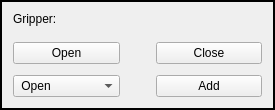
   <widget class="QFrame" name="frame_2">
    <property name="geometry">
     <rect>
      <x>730</x>
      <y>10</y>
      <width>275</width>
      <height>110</height>
     </rect>
    </property>
    <property name="sizePolicy">
     <sizepolicy hsizetype="Fixed" vsizetype="Fixed">
      <horstretch>0</horstretch>
      <verstretch>0</verstretch>
     </sizepolicy>
    </property>
    <property name="minimumSize">
     <size>
      <width>275</width>
      <height>110</height>
     </size>
    </property>
    <property name="maximumSize">
     <size>
      <width>275</width>
      <height>110</height>
     </size>
    </property>
    <property name="frameShape">
     <enum>QFrame::Box</enum>
    </property>
    <property name="lineWidth">
     <number>2</number>
    </property>
    <layout class="QVBoxLayout" name="verticalLayout_10">
     <property name="topMargin">
      <number>0</number>
     </property>
     <item>
      <widget class="QLabel" name="label_17">
       <property name="text">
        <string>Gripper:</string>
       </property>
      </widget>
     </item>
     <item>
      <layout class="QHBoxLayout" name="horizontalLayout_11">
       <item>
        <widget class="QPushButton" name="buttonOpenGripper">
         <property name="text">
          <string>Open</string>
         </property>
        </widget>
       </item>
       <item>
        <spacer name="horizontalSpacer_6">
         <property name="orientation">
          <enum>Qt::Horizontal</enum>
         </property>
         <property name="sizeType">
          <enum>QSizePolicy::Fixed</enum>
         </property>
         <property name="sizeHint" stdset="0">
          <size>
           <width>30</width>
           <height>20</height>
          </size>
         </property>
        </spacer>
       </item>
       <item>
        <widget class="QPushButton" name="buttonCloseGripper">
         <property name="text">
          <string>Close</string>
         </property>
        </widget>
       </item>
      </layout>
     </item>
     <item>
      <spacer name="verticalSpacer_4">
       <property name="orientation">
        <enum>Qt::Vertical</enum>
       </property>
       <property name="sizeType">
        <enum>QSizePolicy::Fixed</enum>
       </property>
       <property name="sizeHint" stdset="0">
        <size>
         <width>5</width>
         <height>5</height>
        </size>
       </property>
      </spacer>
     </item>
     <item>
      <layout class="QHBoxLayout" name="horizontalLayout_21">
       <item>
        <widget class="QComboBox" name="comboBoxAddGripper">
         <item>
          <property name="text">
           <string> Open</string>
          </property>
         </item>
         <item>
          <property name="text">
           <string> Close</string>
          </property>
         </item>
        </widget>
       </item>
       <item>
        <spacer name="horizontalSpacer_9">
         <property name="orientation">
          <enum>Qt::Horizontal</enum>
         </property>
         <property name="sizeType">
          <enum>QSizePolicy::Fixed</enum>
         </property>
         <property name="sizeHint" stdset="0">
          <size>
           <width>30</width>
           <height>20</height>
          </size>
         </property>
        </spacer>
       </item>
       <item>
        <widget class="QPushButton" name="buttonAddGripper">
         <property name="text">
          <string>Add</string>
         </property>
        </widget>
       </item>
      </layout>
     </item>
    </layout>
   </widget>
